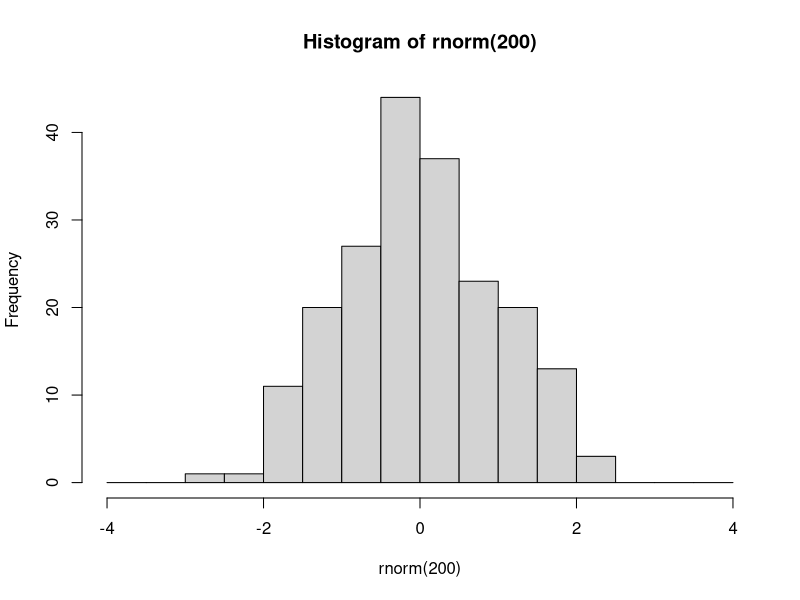
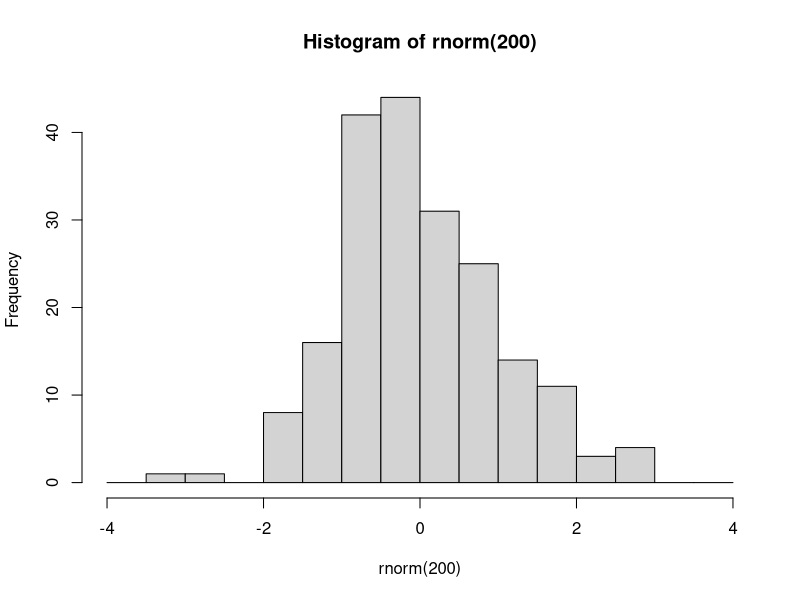

Generate these figures, in order, with R: (Note: this script raises an error after producing the figures.)
###################################
###################################
########                   ########
########   Data Science 1  ########
########       Lab 7       ########
########  10th Dec. 2024   ########
########                   ########
###################################
###################################

## Welcome to lab #4. Today we will start with an introduction to the tidyverse,
# Then you will write your own lm() function, and finally a couple of exercises



#####################
####    Pipes    ####
#####################

# The pipe operator looks like this: |>
# It signifies: take the element on the left and use it as the first argument in the function on the right

# Example

hist(rnorm(200), breaks = seq(-4, 4, 0.5))
# is equivalent to

rnorm(200) |> hist(breaks = seq(-4, 4, 0.5))

# The purpose of the pipe is mostly aesthetic, in particular to avoid large numbers of parentheses when something needs to be transformed using multiple functions:



### 1.1 Rewrite the following expression using pipes:
set.seed(123)
round(sqrt(log(runif(10, 1, 10))), 2)
set.seed(123)
sqrt(log(runif(10, 1, 10))) |> round(2)


# Pipes were initially created in a package called magrittr, part of the 'tidyverse' group of packages


########################
####    Packages    ####
########################

# Packages are essentially environments full of functions and/or objects which aren't loaded into R by default, but must be first installed (generally from a repository called CRAN), and then loaded

# Here we will install tidyverse, which is not one but a series of packages written by the same group of people, which share a number of syntactical features

install.packages("tidyverse")

# After you have installed tidyverse into your packages, you must also load it into your environment

library(tidyverse)

# You will only have to install a package once. However, every time you start fresh in a new R environment, you will have to load the packages you need again.

#########################
####    TIDYVERSE    ####
#########################

# The tidyverse encompasses a very large number of packages, and is fairly powerful (in that you can do a lot using tidyverse packages)
# However, you DO NOT need to use tidyverse exclusively! I mostly don't use it, for example, preferring to stick to base R except for a few functionalities.

# Downsides of tidyverse include: unique syntax which is very different from other programming languages such as python
# 'Black box' functions that have specific purposes that must be remembered, as opposed to more general-purpose functions in base R
# Often actually more verbose than base R (ie. requires more lines of code to do the same thing)
# Using tidyverse is a matter of preference!

# The pipe operator was originally introduced in the tidyverse package magrittr.
# The tidyverse pipe operator looks like this: %>%

set.seed(123)
runif(10, 1, 10) %>%
  log() %>%
  sqrt() %>%
  round(2)

# In this class we will look at 2 important tidyverse packages.
# Today we will look at dplyr, which is used to manipulate and transform data.
# Next week we will learn ggplot2, which is used for plotting and data visualisation

#####################
####    dplyr    ####
#####################

# The philosophy behind dplyr is that every data transformation can be done using a function, and multiple transformations can be done by piping an object through multiple functions
# For example, in dplyr we no longer use indexing.
# Instead we use the functions 'select', to choose specific columns in a data frame, and 'filter', to choose specific rows.

data(mtcars)

# so instead of:
mtcars[mtcars$cyl == 6, 1:5]
# we would write:
mtcars %>%
  filter(cyl == 6) %>%
  select(1:5)

### 2.1
# using select() and filter(), create a new database of cars that are over 4000 lbs in weight, retaining only the wt and mpg columns. Save this database to an object called 'df'.


# After you have selected the rows and columns you are interested in, you can
# change the order of the rows using arrange

df %>% arrange(wt)

df %>% arrange(desc(wt))


# To change variables, we can use mutate()
df <- df %>% mutate(
  wt_kg = wt * 453.592,
  km_per_l = mpg * 1.60934 / 3.78541
)

# And we can use ifelse() within mutate()
mtcars <- mtcars %>%
  mutate(wt_class = ifelse(wt >= 4, "Oversized", "Standard"))

# We can even do a sultiple ifelse statment using case_when()
mtcars <- mtcars %>%
  mutate(
    efficiency = case_when(
      mpg <= 15 ~ "low",
      mpg > 15 & mpg <= 20 ~ "medium",
      mpg > 20 ~ "high"
    )
  )

# Next, summarise (or summarize) is a useful function which collapses a dataframe into a single row and can calculate summary statistics, eg:

mtcars %>%
  summarise(
    mean_wt = mean(wt),
    sd_wt = sd(wt),
    n = length(mpg)
  )

# We can also use summarise to collapse a data frame not into one single row, but into as many rows as we have groups of interest.
# To do this, first we need to use group_by()

mtcars %>% group_by(efficiency)

# You'll notice that this automatically changes the data frame into a new kind of object, called a tibble.
# Tibbles are basically tidyverse dataframes, that display information slightly differently, and are a bit more particular about certain things like not wanting empty cells.
# Tibbles can also be grouped, which allows for further operations down the line
# For example:

mtcars %>%
  group_by(efficiency) %>%
  summarise(
    wt_kg = mean(wt),
    n = length(hp)
  ) %>%
  arrange(
    c("high", "medium", "low")
  )

# You can group by multiple variables

mtcars %>%
  group_by(efficiency, cyl) %>%
  summarise(
    wt_kg = mean(wt),
    n = length(hp)
  )

# After grouping a tibble, remember to ungroup it later using ungroup(), or you may have issues down the line.

# 3.1
data(iris)
# using the dplyr functions do the following:
# create a new column called Petal.Area which is the product of the petal width and petal length columns.
# For each of the different species of iris, present the mean and standard deviation for the sepal length, sepal width, and petal area, as well as the number of samples (n)
# Order this database in decreasing order of average petal length.



#######################################################
####    Code your own lm and predict functions!    ####
#######################################################

### 4.1 lm()

# Here I will walk you through the steps needed to write these functions. Follow along with the slides from this week's and last week's lectures - they contain all of the maths and some of the code that you need!

# At each step of the way, you should save each new element you calculate into a new object.

# Your lm function should take as input a y variable, and one or more x variables which should be inputted as a matrix or dataframe with one variable per column.

my.lm <- function(y, x) {
  # Start by saving the sample size (n). You will need it later for calculating degrees of freedom for the test statistics and sampling distributions.
  n <-
    # Next create the X matrix using as.matrix. Don't forget to add the column of 1s!
    x <-
    # use the y input and your newly constructed x matrix to calculate the parameter estimates (or coefficients).
    # Hint: see lab 6, and remember that t() gives the transpose of a matrix and solve() gives its inverse
    b <-
    # Next, using these calculated coefficients, calculate all of the predicted values, y_hat, for each of the values of x (each of the rows of the X matrix).
    # Hint: look at the formula for the linear model - and remember we are multiplying matrices!
    y_hat <-
    # Next, calculate the residuals (actual values of y minus the predicted values y_hat)
    e <-
    # Next calculate the estimate of the residual standard error, s. Careful about the denominator here: check how many degrees of freedom you have!
    s <-
    # Using s, calculate the variance covariance matrix of the coefficients.
    vcov_coef <-
    # from this covariance matrix, extract the standard errors of the coefficients
    se_coef <-
    # use these standard errors to calculate the t-values for each of the coefficients
    t_vals <-
    # And use these t-values to calculate p-values.
    p <-
    # Next, calculate the R2 value

    RSS <-
    TSS <-
    r2 <-
    # Bonus points if you want to look up how to calculate adjusted R2
    adj_r2 <-
    # Next, calculate the F-statistic and the p-value for the model.
    f_stat <-
    model_p <-
    # Finally, put all of these elements into a list, and have your function return that list.
    return(list(
      n = n,
      coefficients = b,
      residuals = e,
      s = s,
      vcov = vcov_coef,
      se = se_coef,
      t_values = t_vals,
      p_values = p,
      r2 = r2,
      adj_r2 = adj_r2,
      F_statistic = f_stat,
      model_p_value = model_p
    ))
}

# compare your function against the built-in R function in R.

my.lm(y = mtcars$mpg, x = mtcars[, c("wt", "cyl")])

### 4.2 predict()

# This will be much shorter. Create a new function that takes as input the output from your first function, along with a new_data object that has as many columns as there are predictor variables in the model output, and a confidence interval size

my.predict <- function(model_output, new_data, ci_level = 0.97) {
  # Extract coefficients from your my.lm output
  coef <-
    # Add a column of 1s to the new_data
    new_data <-
    # generate the predicted values of y from the new_data object based on the coefficients from the model
    # Again, remember the formula for the linear model!
    y_hat <-
    # for each of these predicted values, calculate a confidence interval
    # first calculate the critical levels of the t-distribution using the ci_level and the degrees of freedom
    area_in_tails <-
    t_lower <-
    t_upper <-
    # next, for each row of the new_data object, calculate the standard error of the predicted value
    # Check the slides, and remember that 𝒗𝒄𝒐𝒗(𝒃) was saved as "vcov" in the model output
    sy <- sqrt(apply(new_data, 1, function(.) t(.) %*% model_output$vcov %*% .))

  # next, calculate the upper and lower confidence boundaries for each prediction using the critical t-levels and the previously calculated standard error
  ci_lower <-
    ci_upper <-
    # finally, put these confidence intervals into a dataframe
    ci <- data.frame(ci_lower, ci_upper)
  colnames(ci) <- paste0(ci_level, "%_", c("lower", "upper"))
  df <- cbind(y_hat = y_hat, ci)
  return(df)
}


### 4.3
# Use your functions to run the following model

# mtcars$mpg ~ mtcars$wt + mtcars$cyl


# Then plot predicted marginal effect of weight for a car with 4 cylynders. Add 96% confidence intervals to the graph.
# Hint: For this, in your "newdata" object, add a column of 4s for the number of cylinders

# Compare this graph to the graph from the lecture.


# What do you conclude?
